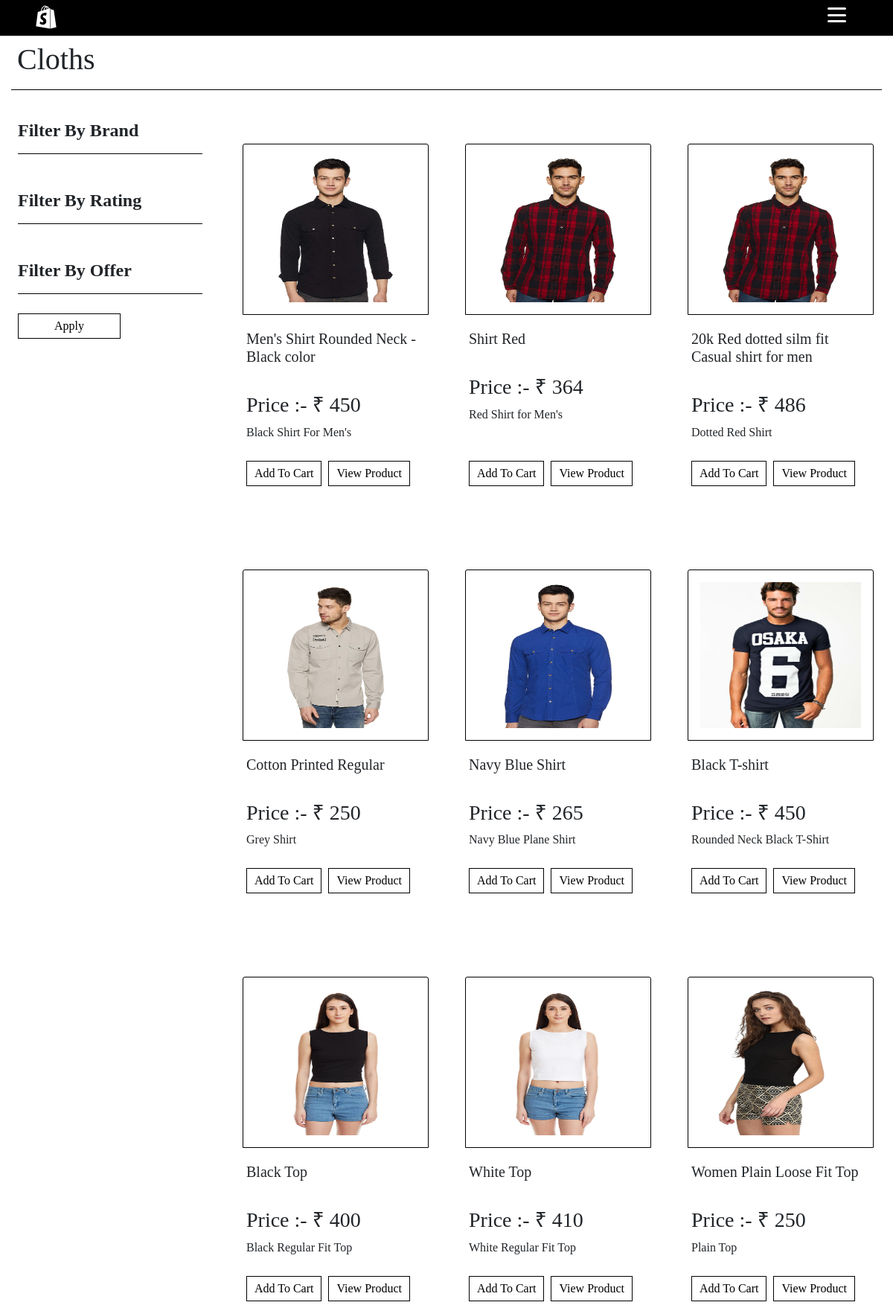
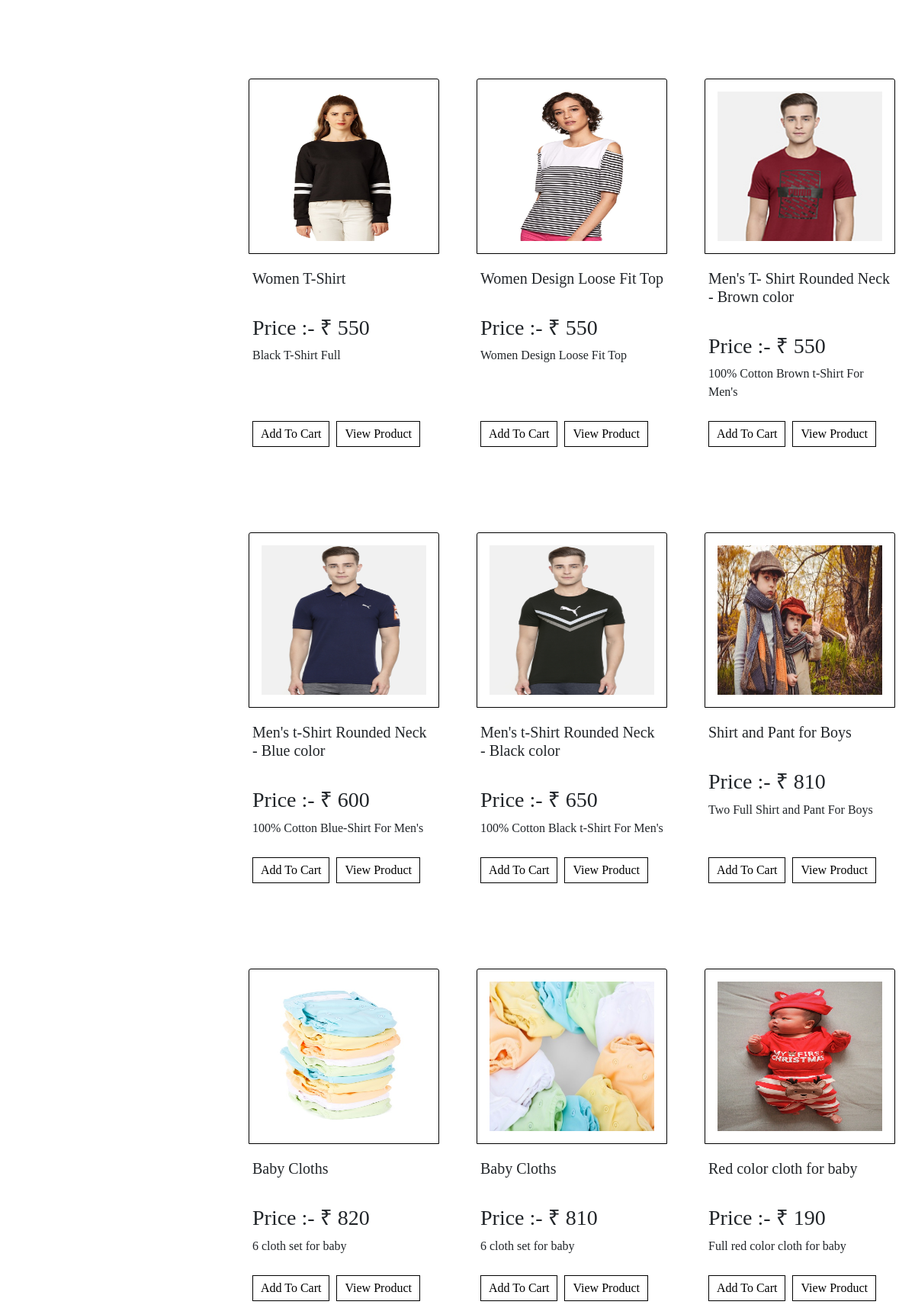
The app's page /filter/9 (upper part) with its own data (2 pictures, top to bottom).
### store/models/category.py (models this page shows)
class Category(models.Model):
    name = models.CharField(max_length=50)
    def __str__(self):
        return self.name

### store/models/product.py (models this page shows, shortened)
class Product(models.Model):
    name = models.CharField(max_length=50)
    price = models.IntegerField()
    category = models.ForeignKey(Category, on_delete=models.CASCADE,default=1)
    subcategory = models.ForeignKey(SubCategory, on_delete=models.CASCADE,default=1)
    description = models.CharField(max_length=200,default='')
    images = models.ImageField(upload_to='uploads/products',default=None,null=False,blank=False)
    images1 = models.ImageField(upload_to='uploads/products',null=True,blank=True)
    images2 = models.ImageField(upload_to='uploads/products',null=True,blank=True)
    quantity = models.IntegerField(default=15)
    offer = models.IntegerField(default=0)
    rating = models.DecimalField(default=0,decimal_places=1,max_digits=5)
    review_count = models.IntegerField(default=0)
    brand = models.CharField(max_length=200,default='YWC')
    one_day_offer = models.BooleanField(default=False)
    date = models.DateField(default=date.today)

### store/views.py (the view)
# urls.py: path('filter/<int:id>',views.filter,name='filter'),
def filter(request,id):
    filter_product = []
    product = Product.objects.filter(category_id=id)
    subcates = SubCategory.objects.all()
    b = []
    for products in product:
        d=products.category
        break
    for products in product:
        if len(b) == 0:
            b.append(products.brand)
        else:
            if products.brand in b:
                pass
            else:
                b.append(products.brand)
    print(b)
    for i in b:
        i = request.GET.get('i')
        print(i)
    category = Category.objects.all()
    four = request.GET.get('four')
    ranges = request.GET.get('range')
    three = request.GET.get('three')
    two = request.GET.get('two')
    one = request.GET.get('one')
    g = []
    if request.GET.get('ywc'):
        g.append(request.GET.get('ywc'))
    if request.GET.get('samsung'):
        g.append(request.GET.get('samsung'))
    if request.GET.get('iphone'):
        g.append(request.GET.get('iphone'))
    if request.GET.get('realme'):
        g.append(request.GET.get('realme'))
    if request.GET.get('redmi'):
        g.append(request.GET.get('redmi'))
    if request.GET.get('nike'):
        g.append(request.GET.get('nike'))
    if request.GET.get('Monte_Carlo'):
        g.append(request.GET.get('Monte_Carlo'))
    if request.GET.get('Louis_Philippe'):
        g.append(request.GET.get('Louis_Philippe'))
    if request.GET.get('Peter_England'):
        g.append(request.GET.get('Peter_England'))
    if request.GET.get('Allen_Solly'):
        g.append(request.GET.get('Allen_Solly'))
    if request.GET.get('fastrack'):
        g.append(request.GET.get('fastrack'))
    if request.GET.get('sony'):
        g.append(request.GET.get('sony'))
    print('yeee',g)
    offer = request.GET.get('offer')
    print(ranges)
    if four or three or two or one or offer or ranges or g:
        filter_product = forfilter(g,four,ranges,three,two,one,offer,filter_product,product)
        return render(request,'store/filters.html',{'cate':d, 'products':filter_product,'categories':category,'brands':b, 'subcates':subcates})
    else:
        return render(request,'store/filters.html',{'products':product,'categories':category,'cate':d,'brands':b, 'subcates':subcates})

### store/templatetags/filter.py (called while the page is built)
@register.filter(name='category')
def category(cate,product_cate):
    print(cate)
    print(product_cate)
    if str(cate) == str(product_cate):
        return True

@register.filter(name='categorys')
def categorys(subcate,cate):
    if subcate == cate:
        return True

### store/templatetags/reviews.py (called while the page is built)
@register.filter(name='offer_price')
def offer_price(product_price,product_offer):
    if product_offer != 0:
        a = product_price * product_offer
        b = a/100
        c = product_price - b
        return int(c)
    else:
        return product_price

### store/templates/store/filters.html (shortened to what this page needs)
{% extends 'store/base.html' %}
{% load static %}
{% load reviews %}
{% load filter %}
{% block styles %}
<link rel="stylesheet" href="{% static 'css/filters.css' %}">
{% endblock styles %}
{% block content %}
<div class="container-fluid">
    <h1 class="p-2">
        {% if subcate %}
        {{subcate}}
        {% else %}
        {{cate}}
        {% endif %}
    </h1>
    <hr color="black" class="mt-0">
</div>
<div class="container-fluid mt-3">
    <div class="row">
        <div class="col-12 col-md-3 col-lg-3 p-0 m-0">
            <form action="">
                <div class="p-4 boor">
                    {% if cate|category:'Cloths' %}
                    <div class="mt-0">
                        <h4 class="brand_name">Filter By Brand</h4>
                        <hr color="black" class="mr-1">
                    </div>
                    {% endif %}
                    <div class="mt-5">
                        <h4 class="filter_name">Filter By Rating</h4>
                        <hr color="black" class="mr-1">
                    </div>
                    <div class="mt-5">
                        <h4 class="offer_name">Filter By Offer</h4>
                        <hr color="black" class="mr-1">
                    </div>
                    <input class="buttons bg-white px-5" type="submit" value="Apply">
                </div>
            </form>
        </div>
        <div class="col-12 col-md-9 col-lg-9 p-0 m-0">
            <div class="product">
                <div class="row m-0 p-0">
                    <div class="card_outer">
                    {% if products %}
                    {% for product in products %}
                        <div class="card my-5 p-2">
                            <img src="{{product.images.url}}" class="card-img-top card_img p-3 mx-auto" alt="Product Image">
                            <div class="card-body">
                                <h5 class="card-title">{{product.name}}</h5> <br>
                                <h3 style="font-family: serif;">Price :- ₹ {{product.price|offer_price:product.offer}}</h3>
                                <p class="card-text">{{product.description}}</p> <br>
                                <div class="button_group">
                                    <a href="{% url 'addtocart' product.id %}" class="buttons">Add To Cart</a>
                                    <a href="{% url 'productview' product.id %}" class="buttons">View Product</a>
                                </div>
                            </div>
                        </div>
                        {% endfor %}
                        {% endif %}
                </div>
            </div>
        </div>
    </div>
</div>
{% endblock content %}

### store/static/css/nav.css (style rules this page uses)
* { padding: 0%; margin: 0%; box-sizing: border-box; font-family: 'Cormorant', serif; }

### store/static/css/filters.css (style rules this page uses)
* { margin: 0; padding: 0; box-sizing: border-box!important; scroll-behavior: smooth; }
.card { border: none; }
.card_img { border: 1px solid black; width: 250px; height: 230px; }
.card-body { width: 280px; position: relative; }
.button_group { position: absolute; bottom: 0; }
.card-title { font-weight: 400; }
.buttons { padding: 4px 10px; text-decoration: none; color: black; border: 1px solid black; margin-top: 10px; display: inline-block; transition: 1s; margin-right: 5px; }
.card_outer { display: flex; justify-content: space-evenly; flex-wrap: wrap; width: 100%; }
.offer_name,.brand_name,.filter_name { font-weight: bold; cursor: pointer; display: inline; }

### records on screen
Category: name "Cloths"
Product: images (picture), name "Men's Shirt Rounded Neck - Black color", price|offer_price "450", description "Black Shirt For Men's"
Product: images (picture), name "Shirt Red", price|offer_price "364", description "Red Shirt for Men's"
Product: images (picture), name "20k Red dotted silm fit Casual shirt for men", price|offer_price "486", description "Dotted Red Shirt"
Product: images (picture), name "Cotton Printed Regular", price|offer_price "250", description "Grey Shirt"
Product: images (picture), name "Navy Blue Shirt", price|offer_price "265", description "Navy Blue Plane Shirt"
Product: images (picture), name "Black T-shirt", price|offer_price "450", description "Rounded Neck Black T-Shirt"
Product: images (picture), name "Black Top", price|offer_price "400", description "Black Regular Fit Top"
Product: images (picture), name "White Top", price|offer_price "410", description "White Regular Fit Top"
Product: images (picture), name "Women Plain Loose Fit Top", price|offer_price "250", description "Plain Top"
Product: images (picture), name "Women T-Shirt", price|offer_price "550", description "Black T-Shirt Full"
Product: images (picture), name "Women Design Loose Fit Top", price|offer_price "550", description "Women Design Loose Fit Top"
Product: images (picture), name "Men's T- Shirt Rounded Neck - Brown color", price|offer_price "550", description "100% Cotton Brown t-Shirt For Men's"
Product: images (picture), name "Men's t-Shirt Rounded Neck - Blue color", price|offer_price "600", description "100% Cotton Blue-Shirt For Men's"
Product: images (picture), name "Men's t-Shirt Rounded Neck - Black color", price|offer_price "650", description "100% Cotton Black t-Shirt For Men's"
Product: images (picture), name "Shirt and Pant for Boys", price|offer_price "810", description "Two Full Shirt and Pant For Boys"
Product: images (picture), name "Baby Cloths", price|offer_price "820", description "6 cloth set for baby"
Product: images (picture), name "Baby Cloths", price|offer_price "810", description "6 cloth set for baby"
Product: images (picture), name "Red color cloth for baby", price|offer_price "190", description "Full red color cloth for baby"
